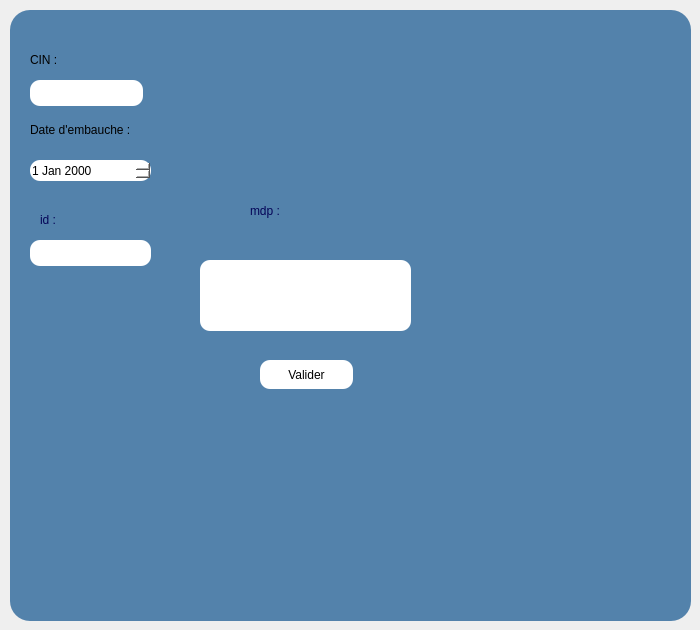
      <widget class="QWidget" name="page_mdp_oublie">
       <widget class="QFrame" name="frame_12">
        <property name="geometry">
         <rect>
          <x>10</x>
          <y>10</y>
          <width>681</width>
          <height>611</height>
         </rect>
        </property>
        <property name="styleSheet">
         <string notr="true">background-color: rgb(58, 196, 255);
background-color: rgb(83, 130, 171);
border-radius:20px;

</string>
        </property>
        <property name="frameShape">
         <enum>QFrame::Shape::NoFrame</enum>
        </property>
        <widget class="QLineEdit" name="lineEdit_cin2">
         <property name="geometry">
          <rect>
           <x>20</x>
           <y>70</y>
           <width>113</width>
           <height>26</height>
          </rect>
         </property>
         <property name="styleSheet">
          <string notr="true">background-color: rgb(255, 255, 255);
border-radius:10px;
</string>
         </property>
         <property name="maxLength">
          <number>8</number>
         </property>
        </widget>
        <widget class="QLabel" name="label_cin_8">
         <property name="geometry">
          <rect>
           <x>20</x>
           <y>40</y>
           <width>31</width>
           <height>20</height>
          </rect>
         </property>
         <property name="text">
          <string>CIN :</string>
         </property>
        </widget>
        <widget class="QDateEdit" name="dateEdit2">
         <property name="geometry">
          <rect>
           <x>20</x>
           <y>150</y>
           <width>121</width>
           <height>21</height>
          </rect>
         </property>
         <property name="styleSheet">
          <string notr="true">background-color: rgb(255, 255, 255);
border-radius:10px;</string>
         </property>
        </widget>
        <widget class="QLabel" name="label_embauhe_8">
         <property name="geometry">
          <rect>
           <x>20</x>
           <y>110</y>
           <width>131</width>
           <height>20</height>
          </rect>
         </property>
         <property name="text">
          <string>Date d'embauche :</string>
         </property>
        </widget>
        <widget class="QLabel" name="label_specialite_11">
         <property name="geometry">
          <rect>
           <x>30</x>
           <y>200</y>
           <width>111</width>
           <height>20</height>
          </rect>
         </property>
         <property name="styleSheet">
          <string notr="true">color: rgb(4, 4, 87);</string>
         </property>
         <property name="text">
          <string>id :</string>
         </property>
        </widget>
        <widget class="QLineEdit" name="lineEdit_ID2">
         <property name="geometry">
          <rect>
           <x>20</x>
           <y>230</y>
           <width>121</width>
           <height>26</height>
          </rect>
         </property>
         <property name="styleSheet">
          <string notr="true">background-color: rgb(255, 255, 255);
border-radius:10px;
</string>
         </property>
         <property name="text">
          <string/>
         </property>
        </widget>
        <widget class="QLabel" name="label_specialite_12">
         <property name="geometry">
          <rect>
           <x>240</x>
           <y>170</y>
           <width>111</width>
           <height>61</height>
          </rect>
         </property>
         <property name="styleSheet">
          <string notr="true">color: rgb(4, 4, 87);
font: 24pt &quot;Segoe UI&quot;;</string>
         </property>
         <property name="text">
          <string>mdp :</string>
         </property>
        </widget>
        <widget class="QLineEdit" name="lineEdit_mdp2">
         <property name="geometry">
          <rect>
           <x>190</x>
           <y>250</y>
           <width>211</width>
           <height>71</height>
          </rect>
         </property>
         <property name="styleSheet">
          <string notr="true">background-color: rgb(255, 255, 255);
border-radius:10px;
</string>
         </property>
         <property name="text">
          <string/>
         </property>
        </widget>
        <widget class="QPushButton" name="pushButton_valider_mdp">
         <property name="geometry">
          <rect>
           <x>250</x>
           <y>350</y>
           <width>93</width>
           <height>29</height>
          </rect>
         </property>
         <property name="styleSheet">
          <string notr="true">background-color: rgb(255, 255, 255);
border-radius:10px;</string>
         </property>
         <property name="text">
          <string>Valider</string>
         </property>
        </widget>
       </widget>
      </widget>
